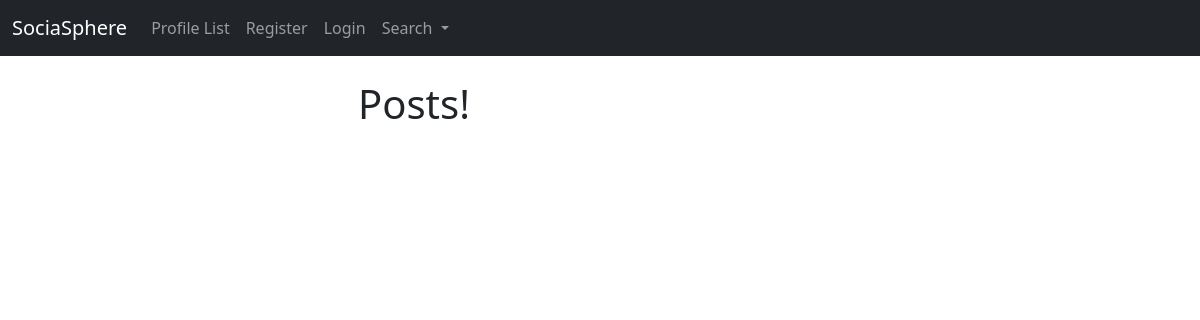
Before: / with the older database file.
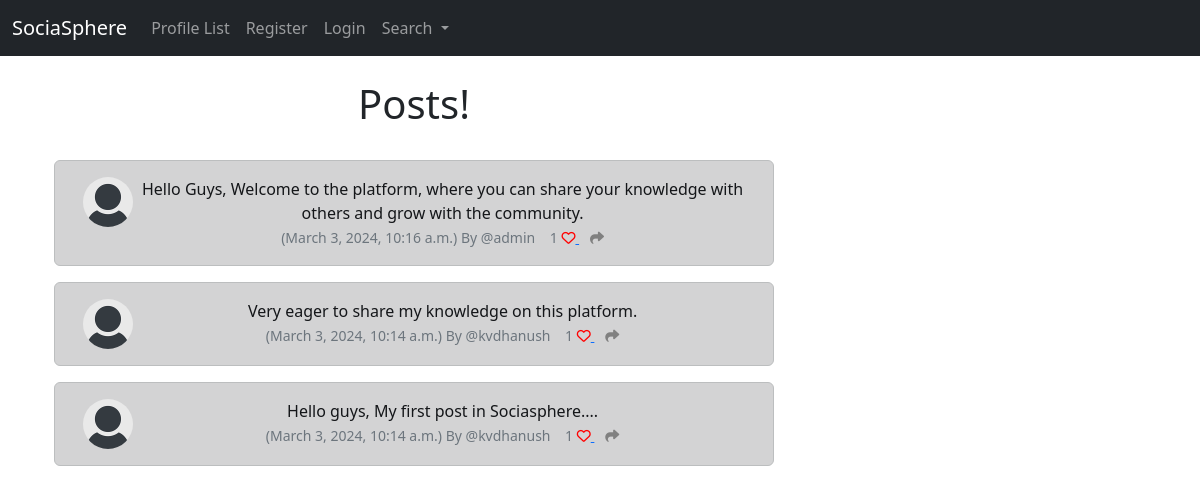
After: the same page with the newer database file.
### dashboard/models.py (models this page shows, shortened)
class Post(models.Model):
    user = models.ForeignKey(
        User, related_name="posts",
        on_delete=models.DO_NOTHING
    )
    body = models.CharField(max_length=200)
    created_at = models.DateTimeField(auto_now_add=True)
    likes = models.ManyToManyField(User, related_name="post_like", blank=True)
    def number_of_likes(self):
        return self.likes.count()

### dashboard/views.py (the view)
# urls.py: path('', views.home, name="home"),
def home(request):
    if request.user.is_authenticated:
        form = PostForm(request.POST or None)
        if request.method == "POST":
            if form.is_valid():
                post = form.save(commit=False)
                post.user = request.user
                post.save()
                messages.success(request, ("Your Post Has Been Posted!"))
                return redirect('home')
        posts = Post.objects.all().order_by("-created_at")
        return render(request, 'home.html', {"posts": posts, "form": form})
    else:
        posts = Post.objects.all().order_by("-created_at")
        return render(request, 'home.html', {"posts": posts})

### dashboard/templates/home.html (shortened to what this page needs)
{% extends 'base.html' %}
{% load static %}
{% block content %}
    <div class="container text-center">
        <div class="row">
            <div class="col-8">
                <h1>Posts!</h1>
                <br/>
                {% for post in posts %}
                    <div class="alert alert-dark" role="alert">
                        <div class="container">
                            <div class="row">
                                <div class="col-1">
                                    {% if post.user.profile.profile_image %}
                                        <img src="{{ post.user.profile.profile_image.url }}" width=50 height=50 class="rounded-circle" alt="{{ post.user.username }}">
                                    {% else %}
                                        <img src="{% static 'images/default_profile_pic.png' %}" width=50 height=50 class="rounded-circle" alt="{{ post.user.username }}">
                                    {% endif %}
                                </div>
                                <div class="col-11">
                                    {{ post.body }}<br/>
                                    <small class="text-muted">
                                        ({{ post.created_at}}) By
                                        @{{ post.user.username }}
                                        {{ post.number_of_likes }}
                                        {% if user in post.likes.all %}
                                            <a href="{% url 'post_like' post.id %}">
                                                <i class="fa-solid fa-heart" style="color:red"></i>
                                            </a>
                                        {% else %}
                                            <a href="{% url 'post_like' post.id %}">
                                                <i class="fa fa-heart-o" style="color:red"></i>
                                            </a>
                                        {% endif %}
                                        <a href="{% url 'post_show' post.id %}">
                                            <i class="fa-solid fa-share" style="color:gray"></i>
                                        </a>
                                    </small>
                                </div>
                            </div>
                        </div>
                    </div>
                {% endfor %}
            </div>
            <div class="col-4">
                <br/><br/><br/>
            </div>
        </div>
    </div>
{% endblock %}

### dashboard/templates/base.html (shortened to what this page needs)
<!DOCTYPE html>
<html lang="en">
<head>
  <link href="https://cdn.jsdelivr.net/npm/bootstrap@5.2.3/dist/css/bootstrap.min.css" rel="stylesheet">
</head>
<body>
  {% include 'navbar.html'%}
  <div class="container">
    <br/>
    {% block content %}
    {% endblock %}
  </div>
</body>
</html>

### dashboard/templates/navbar.html (shortened to what this page needs)
{% load static %}
<nav class="navbar navbar-expand-lg navbar-dark bg-dark">
  <div class="container-fluid">
    <a class="navbar-brand" href="{% url 'home' %}">SociaSphere</a>
    <div class="collapse navbar-collapse" id="navbarSupportedContent">
      <ul class="navbar-nav me-auto mb-2 mb-lg-0">
        <li class="nav-item">
          <a class="nav-link" href="{% url 'profile_list' %}">Profile List</a>
        </li>
        {% if user.is_authenticated %}
          <li class="nav-item">
            <a class="nav-link" href="{% url 'logout' %}">Logout</a>
          </li>
        {% else %}
          <li class="nav-item">
            <a class="nav-link" href="{% url 'register' %}">Register</a>
          </li>
          <li class="nav-item">
            <a class="nav-link" href="{% url 'login' %}">Login</a>
          </li>
        {% endif %}
        <li class="nav-item dropdown">
          <a class="nav-link dropdown-toggle" href="#" role="button" data-bs-toggle="dropdown" aria-expanded="false">
            Search
          </a>
        </li>
      </ul>
    </div>
  </div>
</nav>

Changed rows visible on the page:
added Post: body "Hello Guys, Welcome to the platform, where you can share your knowledge with others and grow with the community.", created_at "March 3, 2024, 10:16 a.m.", user.username "admin", number_of_likes "1"
added Post: body "Very eager to share my knowledge on this platform.", created_at "March 3, 2024, 10:14 a.m.", user.username "kvdhanush", number_of_likes "1"
added Post: body "Hello guys, My first post in Sociasphere....", created_at "March 3, 2024, 10:14 a.m.", user.username "kvdhanush", number_of_likes "1"
